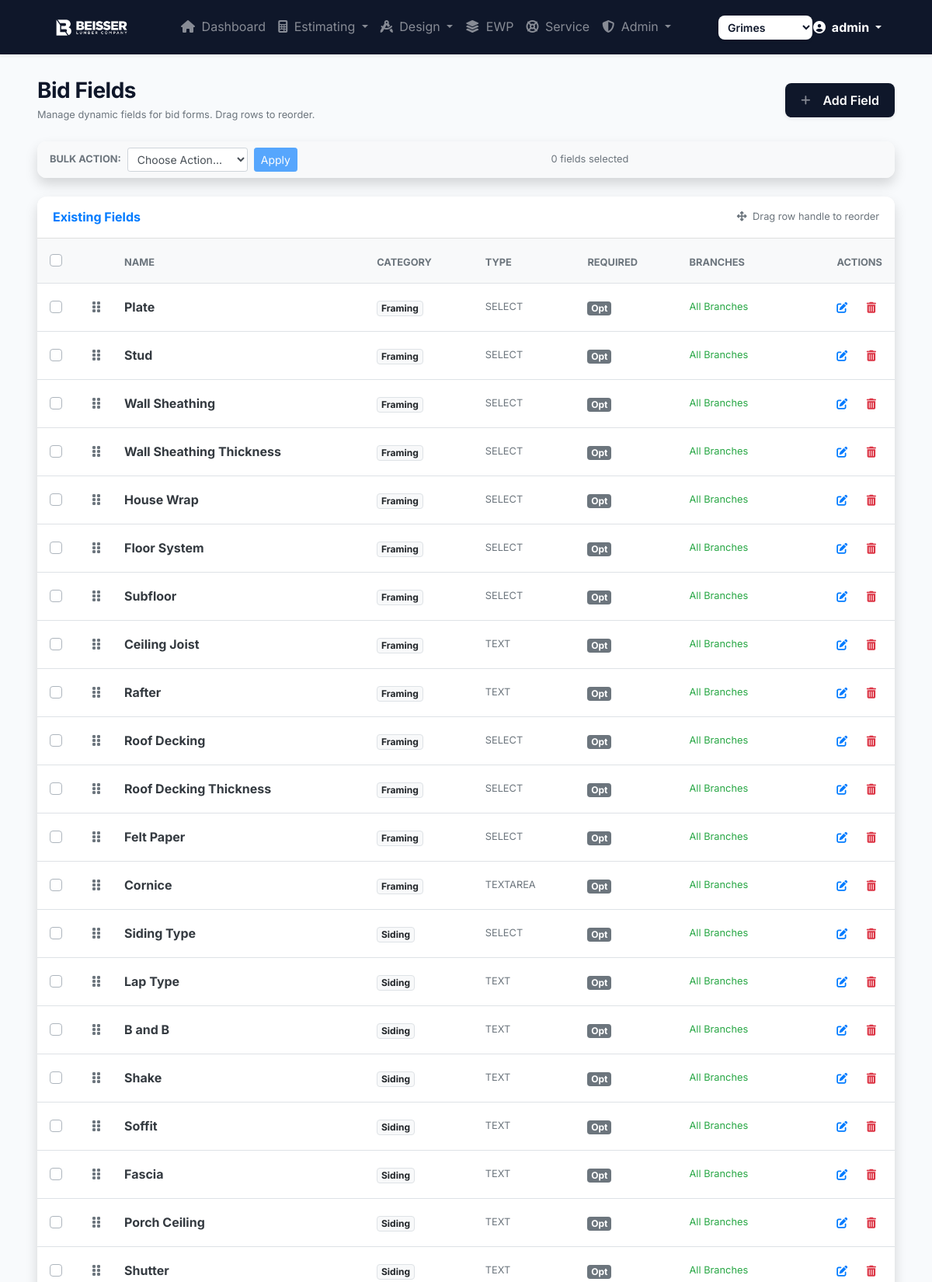
The app's page /manage_fields (signed in, upper part) with its own data.
### project/models.py (models this page shows, shortened)
class User(db.Model, UserMixin):
    id = db.Column(db.Integer, primary_key=True)
    username = db.Column(db.String(150), unique=True, nullable=False)
    email = db.Column(db.String(150), unique=True, nullable=False)
    password = db.Column(db.String(255), nullable=False)
    usertype_id = db.Column(db.Integer, db.ForeignKey('user_type.id'), nullable=False)
    estimatorID = db.Column(db.Integer, db.ForeignKey('estimator.estimatorID'), nullable=True)
    user_branch_id = db.Column(db.Integer, db.ForeignKey('branch.branch_id'), nullable=True)
    last_login = db.Column(db.DateTime, nullable=True)
    created_at = db.Column(db.DateTime, default=datetime.utcnow)
    updated_at = db.Column(db.DateTime, default=datetime.utcnow, onupdate=datetime.utcnow)
    is_active = db.Column(db.Boolean, default=True)
    is_admin = db.Column(db.Boolean, default=False)
    is_estimator = db.Column(db.Boolean, default=False)
    login_count = db.Column(db.Integer, default=0)
    usertype = db.relationship('UserType', backref=db.backref('users', lazy=True))
    estimator = db.relationship('Estimator', backref=db.backref('estimators', lazy=True))  # Changed backref name
    branch = db.relationship('Branch', backref=db.backref('branches', lazy=True))  # Changed backref name

class BidField(db.Model):
    id = db.Column(db.Integer, primary_key=True)
    name = db.Column(db.String(100), nullable=False)
    category = db.Column(db.String(50), nullable=False, default="General") # Branding, Siding, etc
    field_type = db.Column(db.String(50), nullable=False, default="text") # text, textarea, select, checkbox
    is_required = db.Column(db.Boolean, default=False)
    options = db.Column(db.Text, nullable=True) # JSON or comma-separated for select
    default_value = db.Column(db.String(255), nullable=True)
    sort_order = db.Column(db.Integer, default=0)
    branch_ids = db.Column(db.Text, nullable=True)

### project/blueprints/admin/routes.py (the view)
@admin.route('/manage_fields')
@login_required
def manage_fields():
    if not current_user.is_admin:
        abort(403)
    fields = BidField.query.order_by(BidField.sort_order).all()
    form = BidFieldForm() # For CSRF token in deletion forms
    return render_template('manage_fields.html', fields=fields, form=form)

### project/templates/manage_fields.html (shortened to what this page needs)
{% extends "base.html" %}
{% block content %}
<div class="row mb-4 animate-fade-in">
    <div class="col-12 d-flex justify-content-between align-items-center">
        <div>
            <h1 class="h3 mb-0 text-gray-800" style="font-weight: 700; letter-spacing: -0.5px;">Bid Fields</h1>
            <p class="text-muted small mb-0 mt-1">Manage dynamic fields for bid forms. Drag rows to reorder.</p>
        </div>
        <a href="{{ url_for('admin.add_field') }}" class="btn btn-premium shadow-sm">
            <i class="fas fa-plus fa-sm text-white-50 mr-2"></i>Add Field
        </a>
    </div>
</div>
<div class="card shadow mb-4 animate-slide-up" style="border-radius: 12px; border: none;">
    <div class="card-body bg-light py-2 px-3" style="border-radius: 12px;">
        <form action="{{ url_for('admin.bulk_update_fields') }}" method="POST" id="bulkForm"
            class="form-inline d-flex align-items-center justify-content-between">
            <div class="d-flex align-items-center">
                <label class="mr-2 font-weight-bold small text-muted text-uppercase">Bulk Action:</label>
                <select name="action" id="bulkActionSelect" class="form-control form-control-sm mr-2"
                    style="min-width: 150px;">
                    <option value="">Choose Action...</option>
                </select>
                <button type="submit" class="btn btn-sm btn-primary" id="bulkApplyBtn" disabled>Apply</button>
            </div>
            <div class="small text-muted">
                <span id="selectedCount">0</span> fields selected
            </div>
        </form>
    </div>
</div>
<div class="card shadow mb-4 animate-slide-up" style="border-radius: 12px; border: none;">
    <div class="card-header py-3 bg-white d-flex flex-row align-items-center justify-content-between"
        style="border-top-left-radius: 12px; border-top-right-radius: 12px;">
        <h6 class="m-0 font-weight-bold text-primary">Existing Fields</h6>
        <span class="small text-muted"><i class="fas fa-arrows-alt mr-1"></i> Drag row handle to reorder</span>
    </div>
    <div class="card-body p-0">
        <div class="table-responsive">
            <table class="table table-hover mb-0" id="fieldsTable"
                style="border-collapse: separate; border-spacing: 0;">
                <thead class="bg-light">
                    <tr>
                        <th class="px-3 py-3 border-0" style="width: 40px;">
                            <div class="custom-control custom-checkbox">
                            </div>
                        </th>
                        <th class="px-2 py-3 border-0 text-center" style="width: 40px;"></th>
                        <th class="border-0 px-3 py-3 text-uppercase small text-muted font-weight-bold">
                            Name</th>
                        <th class="border-0 px-3 py-3 text-uppercase small text-muted font-weight-bold">Category</th>
                        <th class="border-0 px-3 py-3 text-uppercase small text-muted font-weight-bold">Type</th>
                        <th class="border-0 px-3 py-3 text-uppercase small text-muted font-weight-bold">Required</th>
                        <th class="border-0 px-3 py-3 text-uppercase small text-muted font-weight-bold">Branches</th>
                        <th
                            class="border-0 px-3 py-3 text-uppercase small text-muted font-weight-bold text-right top-right-rounded">
                            Actions</th>
                    </tr>
                </thead>
                <tbody id="sortableRows">
                    {% for field in fields %}
                    <tr data-id="{{ field.id }}" class="sortable-row">
                        <td class="px-3 py-3 align-middle">
                            <div class="custom-control custom-checkbox">
                            </div>
                        </td>
                        <td class="px-2 py-3 align-middle text-center" style="cursor: move;">
                            <i class="fas fa-grip-vertical text-muted"></i>
                        </td>
                        <td class="px-3 py-3 align-middle font-weight-bold text-dark">{{ field.name }}</td>
                        <td class="px-3 py-3 align-middle"><span class="badge badge-light border">{{ field.category
                                }}</span></td>
                        <td class="px-3 py-3 align-middle text-muted small text-uppercase">{{ field.field_type }}</td>
                        <td class="px-3 py-3 align-middle">
                            {% if field.is_required %}
                            <span class="badge badge-danger">Req</span>
                            {% else %}
                            <span class="badge badge-secondary opacity-50">Opt</span>
                            {% endif %}
                        </td>
                        <td class="px-3 py-3 align-middle small text-muted">
                            {% if not field.branch_ids or field.branch_ids == '[]' %}
                            <span class="text-success">All Branches</span>
                            {% else %}
                            Limited
                            {% endif %}
                        </td>
                        <td class="px-3 py-3 align-middle text-right">
                            <a href="{{ url_for('admin.edit_field', field_id=field.id) }}"
                                class="btn btn-sm btn-outline-primary border-0 mr-1" title="Edit">
                                <i class="fas fa-edit"></i>
                            </a>
                            <form action="{{ url_for('admin.delete_field', field_id=field.id) }}" method="POST"
                                class="d-inline">
                                <button type="submit" class="btn btn-sm btn-outline-danger border-0"
                                    onclick="return confirm('Delete this field? DATA LOSS WARNING: All values associated with this field will be deleted.');"
                                    title="Delete">
                                    <i class="fas fa-trash-alt"></i>
                                </button>
                            </form>
                        </td>
                    </tr>
                    {% else %}
                    <tr>
                        <td colspan="8" class="text-center py-5 text-muted">No dynamic fields configured.</td>
                    </tr>
                    {% endfor %}
                </tbody>
            </table>
        </div>
    </div>
</div>
{% endblock %}

### project/templates/base.html (shortened to what this page needs)
<!DOCTYPE html>
<html lang="en">
<head>
    <link href="https://stackpath.bootstrapcdn.com/bootstrap/4.5.2/css/bootstrap.min.css" rel="stylesheet">
    <link rel="stylesheet" href="https://cdnjs.cloudflare.com/ajax/libs/font-awesome/6.4.0/css/all.min.css">
    <link rel="stylesheet" href="//code.jquery.com/ui/1.12.1/themes/base/jquery-ui.css">
    <link rel="stylesheet" href="https://cdn.datatables.net/1.10.20/css/jquery.dataTables.min.css">
    <link href="https://cdnjs.cloudflare.com/ajax/libs/select2/4.0.13/css/select2.min.css" rel="stylesheet">
    <link rel="stylesheet" href="{{ url_for('static', filename='css/main.css') }}">
</head>
<body>
    <nav class="navbar navbar-expand-lg navbar-dark bg-primary navbar-premium fixed-top shadow-sm">
        <div class="container-fluid px-md-5">
            <a class="navbar-brand d-flex align-items-center" href="{{ url_for('main.index') }}">
                <img src="{{ url_for('static', filename='beisser_logo_full_color_RGB.png') }}"
                    alt="Beisser Lumber Company" height="35" class="mr-2 brightness-0-invert">
            </a>
            <div class="collapse navbar-collapse" id="mainNavbar">
                <ul class="navbar-nav mx-auto mb-2 mb-lg-0">
                    {% if current_user.is_authenticated %}
                    <li class="nav-item">
                        <a class="nav-link {% if request.endpoint == 'main.index' %}active{% endif %}"
                            href="{{ url_for('main.index') }}">
                            <i class="fas fa-home mr-1"></i> Dashboard
                        </a>
                    </li>
                    <li class="nav-item dropdown">
                        <a class="nav-link dropdown-toggle {% if 'estimating' in request.path or request.endpoint in ['main.open_bids', 'main.add_bid', 'main.projects', 'main.bids_calendar'] %}active{% endif %}"
                            href="#" id="estimatingDropdown" role="button" data-toggle="dropdown" aria-haspopup="true"
                            aria-expanded="false">
                            <i class="fas fa-calculator mr-1"></i> Estimating
                        </a>
                    </li>
                    <li class="nav-item dropdown">
                        <a class="nav-link dropdown-toggle {% if 'design' in request.path or request.endpoint in ['main.open_designs', 'main.add_design'] %}active{% endif %}"
                            href="#" id="designDropdown" role="button" data-toggle="dropdown" aria-haspopup="true"
                            aria-expanded="false">
                            <i class="fas fa-drafting-compass mr-1"></i> Design
                        </a>
                    </li>
                    <li class="nav-item">
                        <a class="nav-link {% if request.endpoint == 'main.view_layouts' %}active{% endif %}"
                            href="{{ url_for('main.view_layouts') }}">
                            <i class="fas fa-layer-group mr-1"></i> EWP
                        </a>
                    </li>
                    <li class="nav-item">
                        <a class="nav-link {% if request.endpoint == 'main.view_issues' %}active{% endif %}"
                            href="{{ url_for('main.view_issues') }}">
                            <i class="fas fa-life-ring mr-1"></i> Service
                        </a>
                    </li>
                    {% if current_user.is_admin %}
                    <li class="nav-item dropdown">
                        <a class="nav-link dropdown-toggle {% if 'admin' in request.path %}active{% endif %}" href="#"
                            id="adminDropdown" role="button" data-toggle="dropdown" aria-haspopup="true"
                            aria-expanded="false">
                            <i class="fas fa-shield-alt mr-1"></i> Admin
                        </a>
                    </li>
                    {% endif %}
                    {% endif %}
                </ul>
                <div class="d-flex align-items-center ml-lg-4">
                    {% if current_user.is_authenticated %}
                    <select class="form-control form-control-sm border-0 shadow-sm"
                        style="border-radius: var(--radius-md); font-weight: 600; color: var(--primary);"
                        onchange="window.location.href='/set_branch/' + this.value">
                        {% for b in all_branches %}
                        <option value="{{ b.branch_id }}" {% if current_branch_id==b.branch_id %}selected{% endif %}>{{
                            b.branch_name }}</option>
                        {% endfor %}
                    </select>
                </div>
                <div class="dropdown">
                    <button class="btn btn-link text-white dropdown-toggle font-weight-bold p-0 text-decoration-none"
                        type="button" id="userDropdown" data-toggle="dropdown" aria-haspopup="true"
                        aria-expanded="false">
                        <i class="fas fa-user-circle mr-1"></i> {{ current_user.username }}
                    </button>
                </div>
                {% endif %}
            </div>
        </div>
    </nav>
    <div class="content-wrapper">
        <div class="container-fluid mt-4 page-fade-in px-md-5">
            {% block content %}
            {% endblock %}
        </div>
</body>
</html>

### records on screen
User: username "admin"
BidField: name "Plate", category "Framing", field_type "SELECT", is_required "Opt", branch_ids "All Branches"
BidField: name "Stud", category "Framing", field_type "SELECT", is_required "Opt", branch_ids "All Branches"
BidField: name "Wall Sheathing", category "Framing", field_type "SELECT", is_required "Opt", branch_ids "All Branches"
BidField: name "Wall Sheathing Thickness", category "Framing", field_type "SELECT", is_required "Opt", branch_ids "All Branches"
BidField: name "House Wrap", category "Framing", field_type "SELECT", is_required "Opt", branch_ids "All Branches"
BidField: name "Floor System", category "Framing", field_type "SELECT", is_required "Opt", branch_ids "All Branches"
BidField: name "Subfloor", category "Framing", field_type "SELECT", is_required "Opt", branch_ids "All Branches"
BidField: name "Ceiling Joist", category "Framing", field_type "TEXT", is_required "Opt", branch_ids "All Branches"
BidField: name "Rafter", category "Framing", field_type "TEXT", is_required "Opt", branch_ids "All Branches"
BidField: name "Roof Decking", category "Framing", field_type "SELECT", is_required "Opt", branch_ids "All Branches"
BidField: name "Roof Decking Thickness", category "Framing", field_type "SELECT", is_required "Opt", branch_ids "All Branches"
BidField: name "Felt Paper", category "Framing", field_type "SELECT", is_required "Opt", branch_ids "All Branches"
BidField: name "Cornice", category "Framing", field_type "TEXTAREA", is_required "Opt", branch_ids "All Branches"
BidField: name "Siding Type", category "Siding", field_type "SELECT", is_required "Opt", branch_ids "All Branches"
BidField: name "Lap Type", category "Siding", field_type "TEXT", is_required "Opt", branch_ids "All Branches"
BidField: name "B and B", category "Siding", field_type "TEXT", is_required "Opt", branch_ids "All Branches"
BidField: name "Shake", category "Siding", field_type "TEXT", is_required "Opt", branch_ids "All Branches"
BidField: name "Soffit", category "Siding", field_type "TEXT", is_required "Opt", branch_ids "All Branches"
BidField: name "Fascia", category "Siding", field_type "TEXT", is_required "Opt", branch_ids "All Branches"
BidField: name "Porch Ceiling", category "Siding", field_type "TEXT", is_required "Opt", branch_ids "All Branches"
BidField: name "Shutter", category "Siding", field_type "TEXT", is_required "Opt", branch_ids "All Branches"

### other values on screen
form field value "Grimes"
